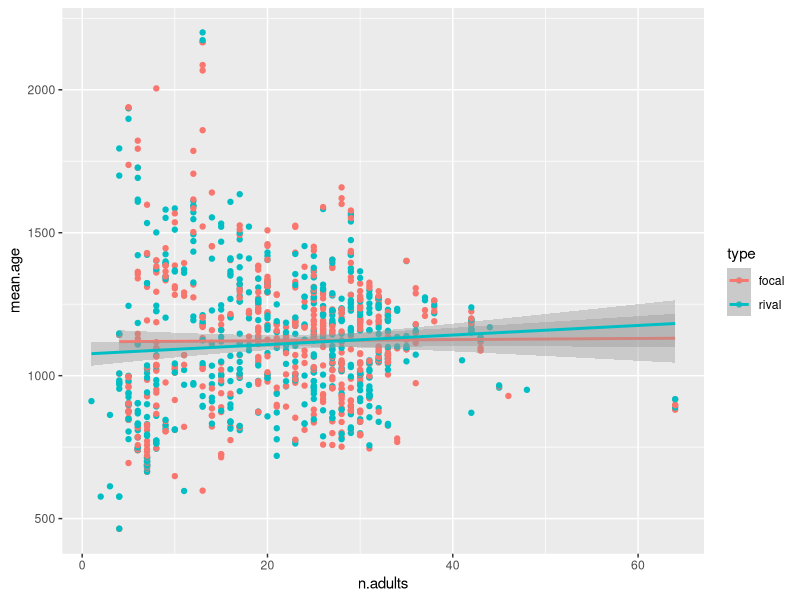
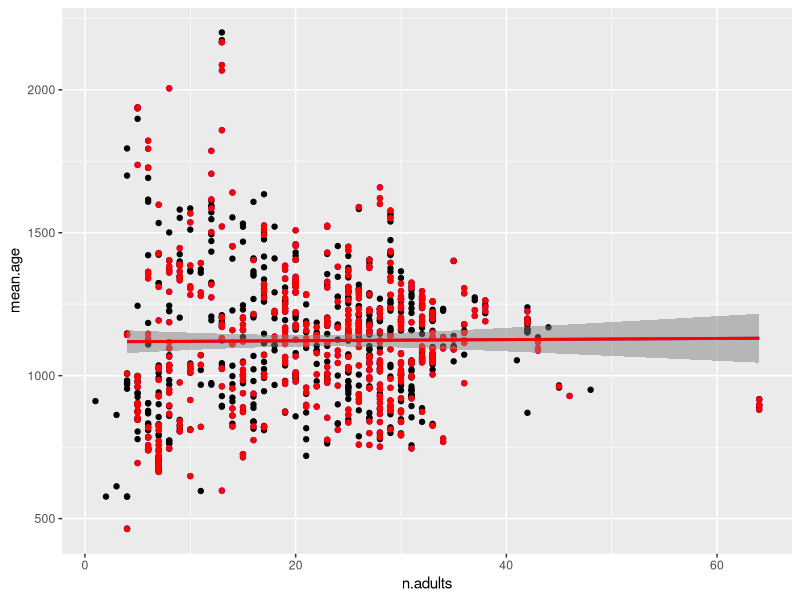

R code for these plots, in order:
#basic R and tidyverse indexing etc....
#created PAG 11 Jan 2021

#load tidyverse
#install.packages("tidyverse")
library(tidyverse)

#set working directory to wherever you have your data
setwd("C:/Users/Patrick/Dropbox (Personal)/Work/Classes and Teaching/UCSB_R_Seminar/EEMB-R-Workshop-tidyr-dplyr/")
basic.mongooses <- read.csv("mongooses.csv")
mongooses <- as_tibble(read.csv("mongooses.csv"))

#check out how R views these differently
basic.mongooses
mongooses  
View(mongooses)

str(basic.mongooses)
str(mongooses)
str(as.data.frame(mongooses))#important for some functions like nlme that don't recognize tibbles

#what kind of stuff do we want to do w/ datasets?

#indexing--finding specific rows & columns
#find first row, fifth column
basic.mongooses[1,5]
#find all data in 47th row
basic.mongooses[47,]
#find all data in "n_adults" column
basic.mongooses[,5] #using indexing
basic.mongooses$n.adults #using $ operator
#subsetting
#find all rows where n_adults > 10
basic.mongooses[basic.mongooses$n.adults>10,]
#find only the focal groups with n_adults>10 and mean_age>500
basic.mongooses$focal[basic.mongooses$n.adults>10 & basic.mongooses$mean.age>1500]

#how do we do similar stuff in tidyr?
#piping!
#finding specific rows and columns using filter and select
#try finding rows where n_adults > 10
mongooses%>%filter(n.adults>10) #how is this different from line 33 above?
#find only the focal groups with n_adults>10 and n_males>5
mongooses%>%filter(n.adults>10, mean.age>1500)%>%select(focal) #WOO THAT IS EASIER than line 35

#let's compare focal groups to rival groups
#load the rival group data
rival.mongooses <- as_tibble(read.csv("rival.mongooses.csv"))
#inspect datasets
rival.mongooses
mongooses
#how do we differentiate focal from rival data? rename some variables
names(rival.mongooses)[5:6] <- c("n.rival.adults", "mean.rival.age")

#how do we combine the datasets?
#basic R
merge(mongooses, rival.mongooses, by = c("igi.event", "focal", "rival", "daten"))
#tidyr
left_join(mongooses, rival.mongooses, by = c("igi.event", "focal", "rival", "daten"))
#make sure you assign this to a new dataframe!
new.mongooses <- left_join(mongooses, rival.mongooses, by = c("igi.event", "focal", "rival", "daten"))

#a better way to organize data? tidy data
#as "long" as possible--each observation in its own row
mongooses$type <- "focal"
rival.mongooses$type <- "rival"
names(rival.mongooses)[5:6] <- c("n.adults", "mean.age")

tidy.mongooses <- bind_rows(mongooses, rival.mongooses)%>%arrange(igi.event)

#plotting is easier using tidy data
ggplot(data = tidy.mongooses, aes(x = n.adults, y = mean.age, col = type))+
  geom_point()+
  geom_smooth(method="lm")

#how would we plot with untidy data?
ggplot(data = new.mongooses, aes(x=n.adults, y = mean.age))+
  geom_point(col = "blue")+
  geom_smooth(method = "lm", col = "blue")+
  geom_point(aes(x=n.rival.adults, y = mean.rival.age))+
  geom_point(col = "red")+
  geom_smooth(method = "lm", col = "red")
#...it doesn't work very well

#we can also make new variables using tidy data
#what about relative n.adults = focal - rival
#I think this is not the easiest/best way, but it works for me
tidy.mongooses%>%group_by(igi.event, daten, focal, rival)%>%summarise(rel.n.adults = n.adults[type=="focal"]-n.adults[type=="rival"])

#(we can also do this using untidy data)
new.mongooses%>%mutate(rel.n.adults = n.adults - n.rival.adults)

#how do we summarise data? 
#for example, what's the highest mean age value for each focal group?
#base R
aggregate(x = new.mongooses$mean.age, by = list(new.mongooses$focal), FUN=max)
#tidyR
tidy.mongooses%>%filter(type=="focal")%>%group_by(focal)%>%summarise(oldest.mean.age = max(mean.age))